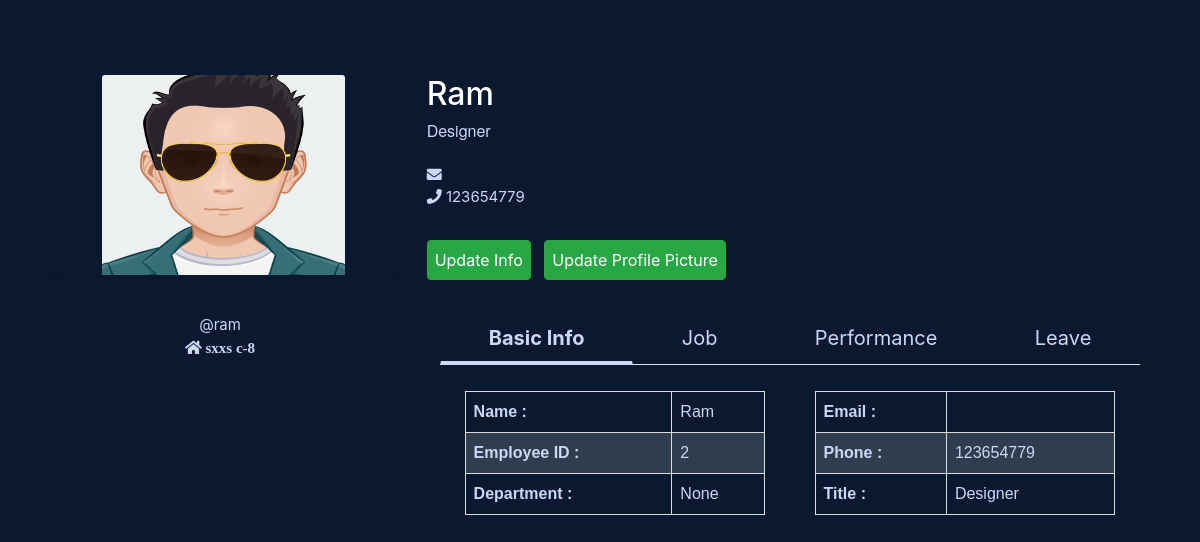
The page /profile (signed in) on the database as committed earlier.
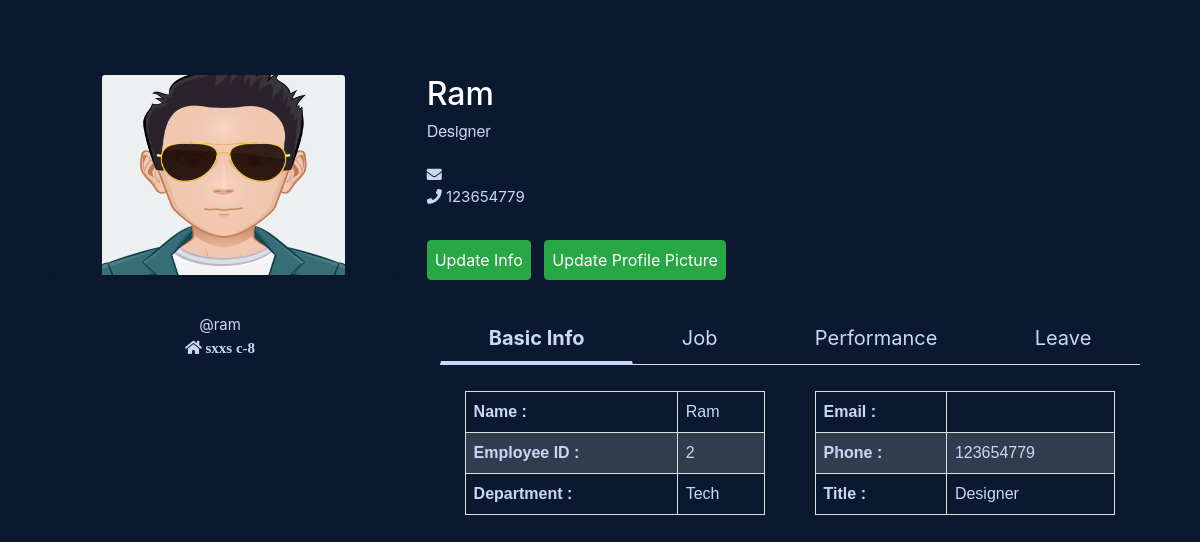
The same page on the database as committed later.
### core/models.py (models this page shows, shortened)
class EmployeeJobInfo(models.Model):
	user = models.OneToOneField(User, on_delete=models.CASCADE)
	job_title = models.CharField(max_length=50)
	rank = models.CharField(max_length=25, choices=rank_choices)
	working_hours = models.CharField(max_length=25, choices=working_hours_choices)
	department = models.ForeignKey(Department, on_delete=models.SET_NULL, blank=True, null=True)
	roles = models.ForeignKey(Role, on_delete=models.SET_NULL, blank=True, null=True)
	Pay_Grade = models.ForeignKey(PayGrade, on_delete=models.SET_NULL, blank=True, null=True)

class Department(models.Model):
	name = models.CharField(max_length=60)
	description = models.CharField(max_length=264)
	def __str__(self):
		return self.name

### core/views.py (the view)
# urls.py: path('profile', profile, name='profile'),
@login_required(login_url='/login')
def profile(request):
	EPIRecord = EmployeePersonalInfo.objects.filter(user= request.user)
	if not EPIRecord:
		messages.info(request, f'Please update your personal information.')
		return redirect('core:add-personal-info')
	personal_info = EmployeePersonalInfo.objects.get(user=request.user)
	try:
		job_info = EmployeeJobInfo.objects.get(user=request.user)
	except:
		job_info = {
			'department' : 'N/A',
			'job_title' : 'N/A',
			'rank' : 'N/A',
			'working_hours' : 'N/A',
			'roles' : 'N/A',
			'Pay_Grade' : 'N/A'
		}
	user_info = request.user
	context = {
		'personal_info' : personal_info,
		'job_info' : job_info,
		'user_info' : user_info
	}
	return render(request, 'core/profile.html', context)

### core/models.py (called while the page is built)
	def __str__(self):
		return self.name

### core/templates/core/profile.html (shortened to what this page needs)
{% extends 'core/base.html' %}
{% load static %}
{% block content %}
	<div class="container profile" >
      <div class="row" >
        <div class="col-md-4">
          <div class="mb-4 shadow-sm" >
            <img class="bd-placeholder-img card-img-top profile_image" src="{{ personal_info.image.url }}" preserveAspectRatio="xMidYMid slice" focusable="false" role="img" aria-label="Placeholder: Thumbnail"></img>
          </div>
        </div>
        <div class="col-md-8">
        	<h2> {{ personal_info.fullname }} </h2>
        	<h6 class=jobtitle> {{ job_info.job_title }}</h6>
        	<p> <i class="fas fa-envelope"></i> {{ user_info.email }} <br />
        	<i class="fas fa-phone"></i> {{ personal_info.phone_number }} </p>
            {% if is_logged_profile == False %}
                <a href="{% url 'core:update-personal-info' personal_info.pk %}">
                	<button disabled="" type="submit" class="btn btn-success">Update Info</button>
                </a>
                &nbsp;
                <a href="{% url 'core:update-profile-pic' personal_info.pk %}">
                    <button disabled="" type="submit" class="btn btn-success">Update Profile Picture</button>
                </a>
            {% else %}
                <a href="{% url 'core:update-personal-info' personal_info.pk %}">
                <button type="submit" class="btn btn-success">Update Info</button>
                </a>
                <a href="{% url 'core:update-profile-pic' personal_info.pk %}">
                    <button type="submit" class="btn btn-success">Update Profile Picture</button>
                </a>
            {% endif %}
        </div>
      </div>
    </div>
    <div class="container">
    	<div class="row">
    		<div class="col-md-4" style="text-align: center;">
    			<p>
    				@{{user_info.username }} <br>
    				<i class="fa fa-home"> {{ personal_info.address }}</i>
    			</p>
    		</div>
    		<div class="col-md-8">
    			<div class="infotab">
		    	{% include 'core/infotabs.html' %}
			</div>
    		</div>
    	</div>
    </div>
{% endblock %}

### core/templates/core/infotabs.html (shortened to what this page needs)
<section id="tabs">
	<div class="container">
		<div class="row">
			<div class="col-12 ">
				<nav>
					<div class="nav nav-tabs nav-fill" id="nav-tab" role="tablist">
						<a class="nav-item nav-link active" id="nav-home-tab" data-toggle="tab" href="#basic-info" role="tab" aria-controls="nav-home" aria-selected="true">Basic Info</a>
						<a class="nav-item nav-link" id="nav-profile-tab" data-toggle="tab" href="#job-info" role="tab" aria-controls="nav-profile" aria-selected="false">Job</a>
						<a class="nav-item nav-link" id="nav-contact-tab" data-toggle="tab" href="#performance-info" role="tab" aria-controls="nav-contact" aria-selected="false">Performance</a>
						<a class="nav-item nav-link" id="nav-about-tab" data-toggle="tab" href="#leave-info" role="tab" aria-controls="nav-about" aria-selected="false">Leave</a>
					</div>
				</nav>
				<div class="tab-content py-3 px-3 px-sm-0" id="nav-tabContent">
					<div class="tab-pane fade show active" id="basic-info" role="tabpanel" aria-labelledby="nav-home-tab">
						<div class="container">
							<div class="row">
								<div class="col-md-6">
									<table >
										<tr>
											<td>
												<strong> Name : </strong>
											</td>
											<td>
												{{ personal_info.fullname }}
											</td>
										</tr>
										<tr>
											<td>
												<strong>Employee ID :</strong>
											</td>
											<td>
												{{ user_info.id }}
											</td>
										</tr>
										<tr>
											<td>
												<strong>Department :</strong>
											</td>
											<td>{{  job_info.department }}</td>
										</tr>
									</table>
								</div>
								<div class="col-md-6">
									<table >
										<tr>
											<td> <strong> Email : </strong> </td>
											<td>{{ user_info.email }}</td>
										</tr>
										<tr>
											<td><strong>Phone : </strong></td>
											<td>{{ personal_info.phone_number }}</td>
										</tr>
										<tr>
											<td><strong>Title : </strong></td>
											<td> {{  job_info.job_title }}</td>
										</tr>
									</table>
								</div>
							</div>
						</div>
					</div>
				</div>
			</div>
		</div>
	</div>
</section>

Rows that differ between the two databases and show on the page:
changed EmployeeJobInfo "Designer": department "None" → "Tech"
